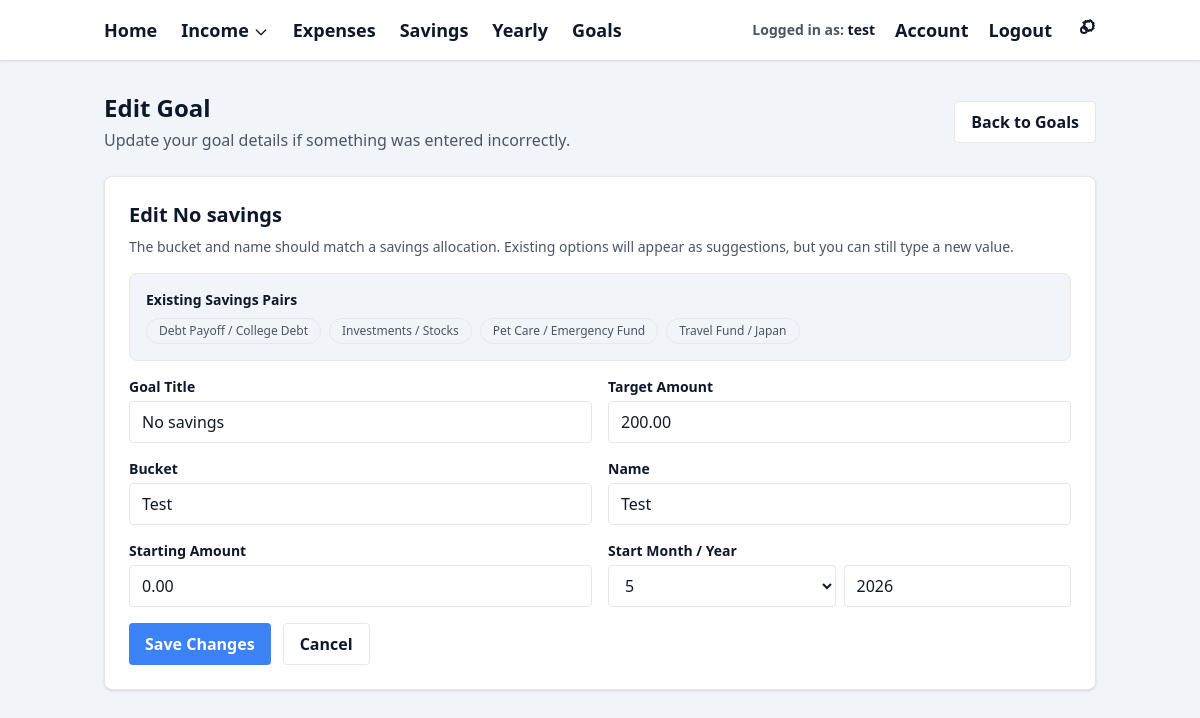
/goals/6/edit (signed in), run on the app's committed database.
### models.py (models this page shows)
class Goal(db.Model):
    id = db.Column(db.Integer, primary_key=True)
    user_id = db.Column(db.Integer, db.ForeignKey("user.id"), nullable=False)
    title = db.Column(db.String(120), nullable=False)
    bucket = db.Column(db.String(120), nullable=False)
    name = db.Column(db.String(120), nullable=False)
    target_amount = db.Column(db.Float, nullable=False)
    starting_amount = db.Column(db.Float, default=0.0)
    start_year = db.Column(db.Integer, nullable=False)
    start_month = db.Column(db.Integer, nullable=False)
    is_active = db.Column(db.Boolean, default=True)
    created_at = db.Column(db.DateTime, default=datetime.utcnow)

class SavingsAllocation(db.Model):
    id = db.Column(db.Integer, primary_key=True)
    user_id = db.Column(db.Integer, db.ForeignKey("user.id"), nullable=False)
    year = db.Column(db.Integer, nullable=False)
    month = db.Column(db.Integer, nullable=False)
    bucket = db.Column(db.String(64), nullable=True)
    name = db.Column(db.String(255), nullable=True)
    percent = db.Column(db.Float, nullable=False, default=0.0)
    created_at = db.Column(db.DateTime, default=datetime.utcnow)
    updated_at = db.Column(db.DateTime, nullable=True)
    deleted_at = db.Column(db.DateTime, nullable=True)
    is_active = db.Column(db.Boolean, default=True, nullable=False)
    user = db.relationship("User", backref=db.backref("savings_allocations", lazy=True))

### app.py (the view, shortened to what this page needs)
    @app.route("/goals/<int:goal_id>/edit", methods=["GET", "POST"])
    @login_required
    def edit_goal(goal_id):
        user = get_current_user()
        goal = (
            Goal.query
            .filter_by(
                id=goal_id,
                user_id=user.id,
                is_active=True,
            )
            .first_or_404()
        )
        goal_form_options = get_goal_form_options(user)
        return render_template(
            "goals/edit.html",
            goal=goal,
            current_year=date.today().year,
            current_month=date.today().month,
            goal_bucket_options=goal_form_options["bucket_options"],
            goal_name_options=goal_form_options["name_options"],
            goal_bucket_name_pairs=goal_form_options["bucket_name_pairs"],
            goal_names_by_bucket=goal_form_options["names_by_bucket"],
        )

### templates/goals/edit.html (shortened to what this page needs)
{% extends "base.html" %}
{% block content %}
<div class="flex flex-col sm:flex-row sm:items-center sm:justify-between gap-4 mb-6">
  <div>
    <h2 class="text-2xl font-bold" style="color: var(--color-text);">
      Edit Goal
    </h2>
    <p class="mt-1" style="color: var(--color-text-secondary);">
      Update your goal details if something was entered incorrectly.
    </p>
  </div>
  <a
    href="{{ url_for('goals') }}"
    class="px-4 py-2 rounded font-semibold"
    style="
      background-color: var(--color-card-bg);
      border: 1px solid var(--color-border);
      color: var(--color-text);
    "
  >
    Back to Goals
  </a>
</div>
<div class="shadow rounded-lg p-6"
     style="background-color: var(--color-card-bg); border: 1px solid var(--color-border);">
  <h3 class="text-xl font-semibold mb-2" style="color: var(--color-text);">
    Edit {{ goal.title }}
  </h3>
  <p class="text-sm mb-4" style="color: var(--color-text-secondary);">
    The bucket and name should match a savings allocation. Existing options will appear as suggestions,
    but you can still type a new value.
  </p>
  {% if goal_bucket_name_pairs %}
    <div class="rounded-lg p-4 mb-4"
         style="border: 1px solid var(--color-border); background-color: var(--color-bg);">
      <h4 class="text-sm font-semibold mb-2" style="color: var(--color-text);">
        Existing Savings Pairs
      </h4>
      <div class="flex flex-wrap gap-2">
        {% for pair in goal_bucket_name_pairs %}
          <span
            class="text-xs rounded-full px-3 py-1"
            style="
              border: 1px solid var(--color-border);
              color: var(--color-text-secondary);
            "
          >
            {{ pair.label }}
          </span>
        {% endfor %}
      </div>
    </div>
  {% endif %}
  <form method="POST" action="{{ url_for('edit_goal', goal_id=goal.id) }}" class="grid grid-cols-1 md:grid-cols-2 gap-4">
    <div>
      <label class="block text-sm font-semibold mb-1" style="color: var(--color-text);">
        Goal Title
      </label>
      <input
        type="text"
        name="title"
        value="{{ goal.title }}"
        required
        class="w-full rounded px-3 py-2"
        style="
          background-color: var(--color-input-bg);
          border: 1px solid var(--color-border);
          color: var(--color-text);
        "
      >
    </div>
    <div>
      <label class="block text-sm font-semibold mb-1" style="color: var(--color-text);">
        Target Amount
      </label>
      <input
        type="number"
        step="0.01"
        min="0.01"
        name="target_amount"
        value="{{ "%.2f"|format(goal.target_amount) }}"
        required
        class="w-full rounded px-3 py-2"
        style="
          background-color: var(--color-input-bg);
          border: 1px solid var(--color-border);
          color: var(--color-text);
        "
      >
    </div>
    <div>
      <label class="block text-sm font-semibold mb-1" style="color: var(--color-text);">
        Bucket
      </label>
      <input
        id="goalBucketInput"
        type="text"
        name="bucket"
        list="goal-bucket-options"
        value="{{ goal.bucket }}"
        required
        class="w-full rounded px-3 py-2"
        style="
          background-color: var(--color-input-bg);
          border: 1px solid var(--color-border);
          color: var(--color-text);
        "
      >
    </div>
    <div>
      <label class="block text-sm font-semibold mb-1" style="color: var(--color-text);">
        Name
      </label>
      <input
        id="goalNameInput"
        type="text"
        name="name"
        list="goal-name-options"
        value="{{ goal.name }}"
        required
        class="w-full rounded px-3 py-2"
        style="
          background-color: var(--color-input-bg);
          border: 1px solid var(--color-border);
          color: var(--color-text);
        "
      >
    </div>
    <div>
      <label class="block text-sm font-semibold mb-1" style="color: var(--color-text);">
        Starting Amount
      </label>
      <input
        type="number"
        step="0.01"
        min="0"
        name="starting_amount"
        value="{{ "%.2f"|format(goal.starting_amount or 0) }}"
        class="w-full rounded px-3 py-2"
        style="
          background-color: var(--color-input-bg);
          border: 1px solid var(--color-border);
          color: var(--color-text);
        "
      >
    </div>
    <div>
      <label class="block text-sm font-semibold mb-1" style="color: var(--color-text);">
        Start Month / Year
      </label>
      <div class="grid grid-cols-2 gap-2">
        <select
          name="start_month"
          class="rounded px-3 py-2"
          style="
            background-color: var(--color-input-bg);
            border: 1px solid var(--color-border);
            color: var(--color-text);
          "
        >
          {% for month_number in range(1, 13) %}
            <option value="{{ month_number }}" {% if month_number == goal.start_month %}selected{% endif %}>
              {{ month_number }}
            </option>
          {% endfor %}
        </select>
        <input
          type="number"
          name="start_year"
          value="{{ goal.start_year }}"
          class="rounded px-3 py-2"
          style="
            background-color: var(--color-input-bg);
            border: 1px solid var(--color-border);
            color: var(--color-text);
          "
        >
      </div>
    </div>
    <div class="md:col-span-2 flex gap-3">
      <button
        type="submit"
        class="px-4 py-2 rounded font-semibold"
        style="background-color: var(--color-primary); color: white;"
      >
        Save Changes
      </button>
      <a
        href="{{ url_for('goals') }}"
        class="px-4 py-2 rounded font-semibold"
        style="
          background-color: var(--color-card-bg);
          border: 1px solid var(--color-border);
          color: var(--color-text);
        "
      >
        Cancel
      </a>
    </div>
  </form>
</div>
{% endblock %}

### templates/base.html (style rules this page uses)
:root { --color-bg: #f1f5f9; --color-navbar-bg: #ffffff; --color-card-bg: #ffffff; --color-border: #e5e7eb; --color-input-bg: #ffffff; --color-text: #0f172a; --color-text-secondary: #4b5563; --color-primary: #3b82f6; --color-primary-hover: #2563eb; --color-accent: #93c5fd; --color-success: #22c55e; --color-error: #ef4444; --color-warning: #f59e0b; }
body { background-color: var(--color-bg); color: var(--color-text); }

### data on the page
Goal: title "No savings", target_amount "200.00", bucket "Test", name "Test", starting_amount "0.00", start_month "5", start_year "2026"
SavingsAllocation: label "Debt Payoff / College Debt"
SavingsAllocation: label "Investments / Stocks"
SavingsAllocation: label "Pet Care / Emergency Fund"
SavingsAllocation: label "Travel Fund / Japan"

### other printed values
{{ session.get("display_name") or session.get("user_email") }} "test"
